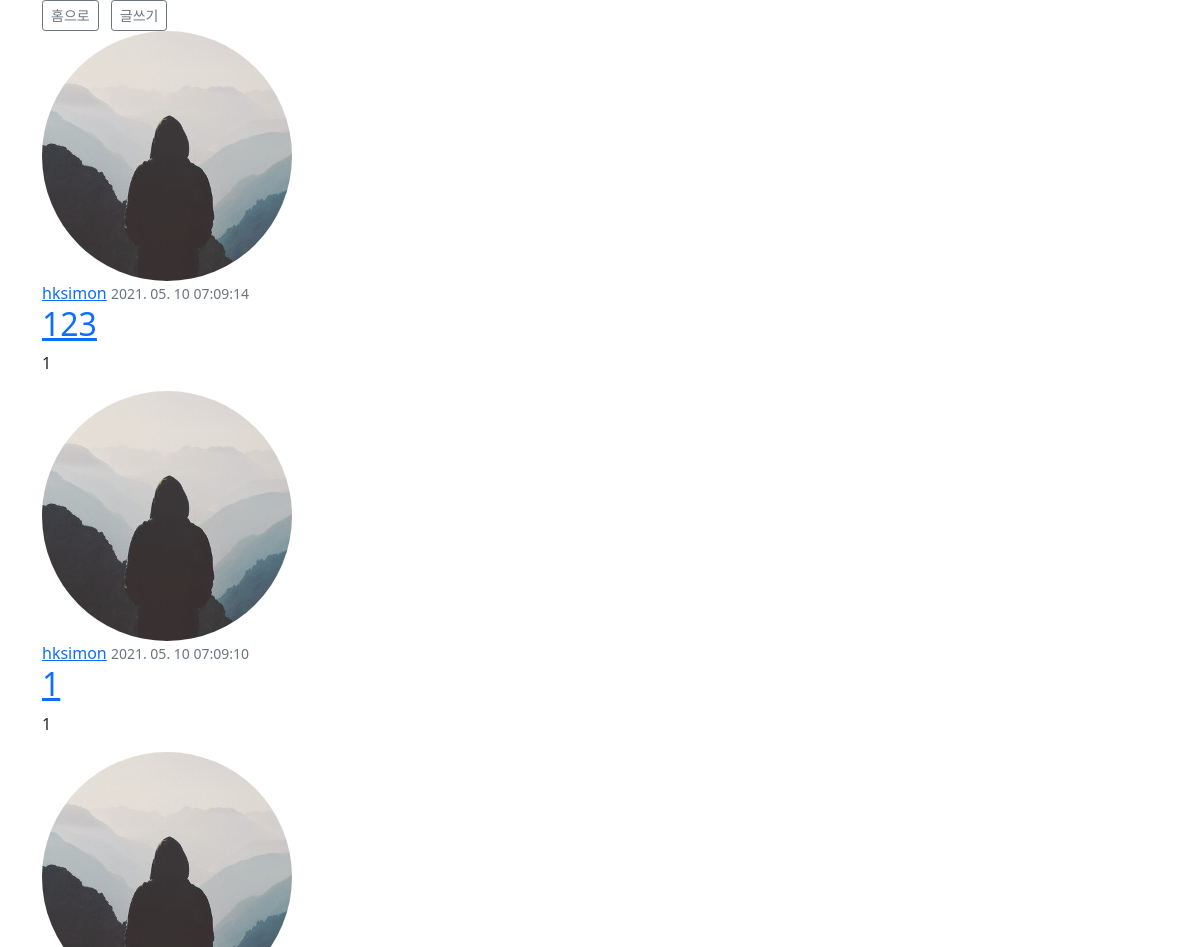
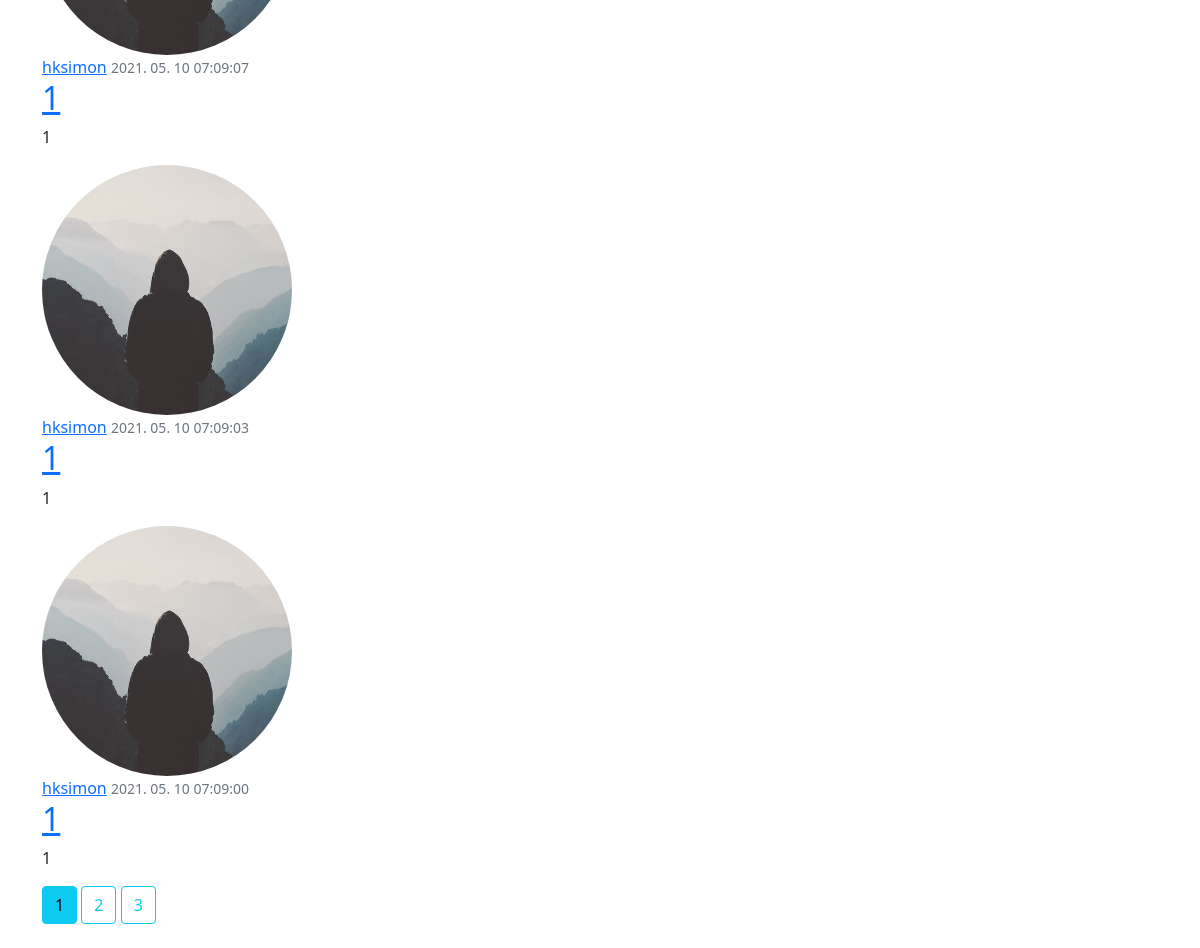
Screenshot of /community (signed in) with the database file from the repository (2 pictures, top to bottom).
### main/models.py (models this page shows, shortened)
class Post(db.Model):
        id = db.Column(db.Integer, primary_key=True)
        title = db.Column(db.String(100), nullable=False)
        date_posted = db.Column(db.DateTime, nullable=False, default=datetime.utcnow)
        content = db.Column(db.Text, nullable=False)
        user_id = db.Column(db.Integer, db.ForeignKey('user.id'), nullable=False)

class User(db.Model, UserMixin):
        id = db.Column(db.Integer, primary_key=True)
        username = db.Column(db.String(20), unique=True, nullable=False)
        email = db.Column(db.String(120), unique=True, nullable=False)
        image_file = db.Column(db.String(20), nullable=False, default='default.jpg')
        password = db.Column(db.String(60), nullable=False)
        posts = db.relationship('Post', backref='author', lazy=True)

### main/core/routes.py (the view)
@core.route("/community")
@login_required
def community():
        page = request.args.get('page', 1, type=int)
        posts = Post.query.order_by(Post.date_posted.desc()).paginate(page=page, per_page=5)
        return render_template('community.html', posts=posts)

### main/models.py (called while the page is built)
@login_manger.user_loader
def load_user(user_id):
        return User.query.get(int(user_id))

### main/templates/community.html
{% extends "layout.html" %}
{% block content %}
    <div class="container">
        <a class="btn btn-sm btn-outline-secondary me-2" href="{{ url_for('core.home') }}">홈으로</a>
        <a class="btn btn-sm btn-outline-secondary me-2" href="{{ url_for('posts.new_post') }}">글쓰기</a>
        {% for post in posts.items %}
            <article class="media content-section">
                <img class="rounded-circle article-img" src="{{ url_for('static', filename='profile_pics/' + post.author.image_file) }}" />
                <div class="media-body">
                    <div class="article-metadata">
                        <a href="{{ url_for('users.user_posts', username=post.author.username) }}" class="mr-2">{{ post.author.username }}</a>
                        <small class="text-muted">{{ post.date_posted.strftime('%Y. %m. %d %H:%M:%S') }}</small>
                    </div>
                    <h2><a href="{{ url_for('posts.post', post_id=post.id)}}" class="article-title">{{ post.title }}</a></h2>
                    <p class="article-content">{{ post.content }}</p>
                </div>
            </article>
        {% endfor %}
        {% for page_num in posts.iter_pages(left_edge=3, right_edge=3, left_current=1, right_current=2) %}
            {% if page_num %}
                {% if posts.page == page_num %}
                    <a href="{{ url_for('core.community', page=page_num) }}" class="btn btn-info mb-4">{{ page_num }}</a>
                {% else %}
                    <a href="{{ url_for('core.community', page=page_num) }}" class="btn btn-outline-info mb-4">{{ page_num }}</a>
                {% endif %}
            {% else %}
                ...
            {% endif %}
        {% endfor %}
    </div>
{% endblock content %}

### rows the page displays
Post: image_file (placeholder picture), author.username "hksimon", date_posted "2021. 05. 10 07:09:14", title "123", content "1"
Post: image_file (placeholder picture), author.username "hksimon", date_posted "2021. 05. 10 07:09:10", title "1", content "1"
Post: image_file (placeholder picture), author.username "hksimon", date_posted "2021. 05. 10 07:09:07", title "1", content "1"
Post: image_file (placeholder picture), author.username "hksimon", date_posted "2021. 05. 10 07:09:03", title "1", content "1"
Post: image_file (placeholder picture), author.username "hksimon", date_posted "2021. 05. 10 07:09:00", title "1", content "1"

### other values shown
{{ page_num }} "1"
{{ page_num }} "2" "3"
